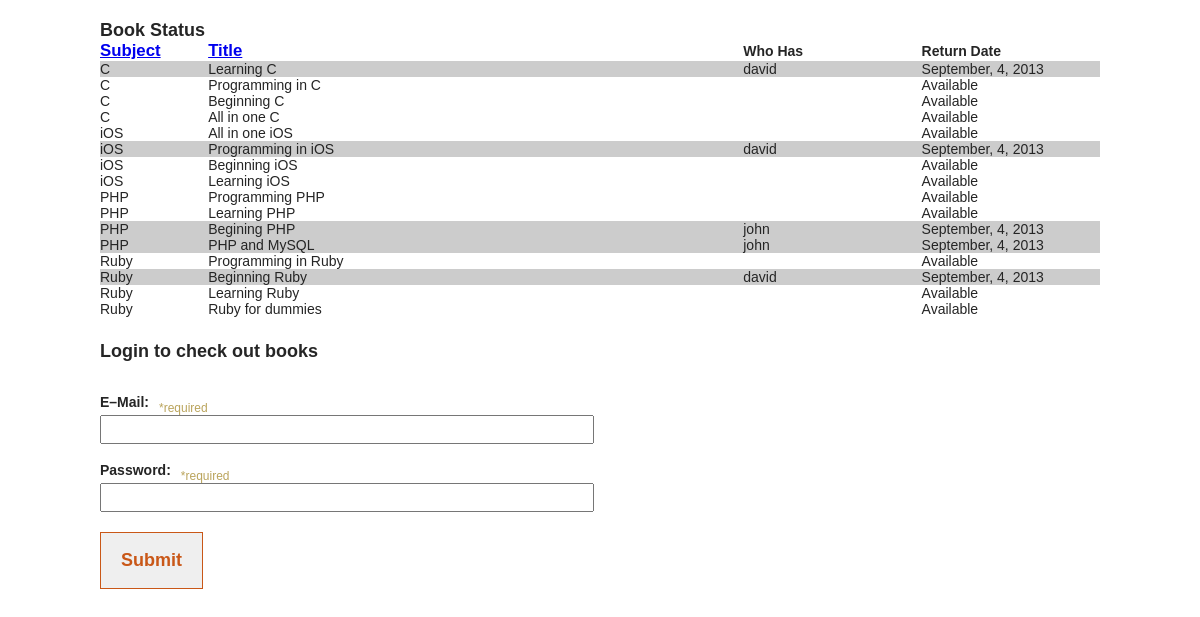
The page / on the database its author committed.
### tables this page shows
CREATE TABLE `tbl_books` (
  `id` INT NOT NULL AUTO_INCREMENT PRIMARY KEY, 
  `title` VARCHAR(100) NOT NULL, 
  `subject` VARCHAR(100) NOT NULL, 
  `isbn` INT NOT NULL
   );

CREATE TABLE `tbl_users` (
  `id` INT NOT NULL AUTO_INCREMENT PRIMARY KEY, 
  `first` VARCHAR(20) NOT NULL, 
  `last` VARCHAR(30) NOT NULL, 
  `email` VARCHAR(50) NOT NULL, 
  `password` CHAR(128) NOT NULL, 
  `salt` CHAR(128) NOT NULL
);

CREATE TABLE `tbl_checked_out` (
  `id` INT NOT NULL AUTO_INCREMENT PRIMARY KEY, 
  `book_id` INT NOT NULL, 
  `user_id` INT NOT NULL, 
  `when_checked_out` VARCHAR(30) NOT NULL,
  `return_date` VARCHAR(30) NOT NULL,
  FOREIGN KEY (book_id) REFERENCES tbl_books(id) ON DELETE CASCADE ON UPDATE CASCADE,
  FOREIGN KEY (user_id) REFERENCES tbl_users(id) ON DELETE CASCADE ON UPDATE CASCADE
   );

### class.library.php (the view, shortened to what this page needs)
<?php
class techLibrary {
	function showBookStatus($_order_by, $_library_db) {
		echo "<h2>Book Status</h2>";
		echo "<table width=\"550\" cellpadding=\"2\" cellspacing=\"2\">\n";
		echo "<tr><td width=\"50\"><a href=\"?order_by=subject\">Subject</a></td><td width=\"300\"><a href=\"?order_by=title\">Title</a></td><td width=\"100\"><strong>Who Has</strong></td><td width=\"100\"><strong>Return Date</strong></td></tr>\n";
		$select_book =  $_library_db->stmt_init();
		if($select_book->prepare("SELECT id, title, subject FROM tbl_books ORDER BY $_order_by")) {
			$select_book->execute();
			$select_book->bind_result($id, $title, $subject);
			$select_book->store_result();
			 while ($select_book->fetch()) {
				$this->seeIfCheckedOut($id, $title, $subject, $_library_db);
			 }
		} else {
			echo "cannot prepare in showBookStatus";
		}
		echo "</table> <p>&nbsp;</p>";
	}
	function seeIfCheckedOut($_book_id, $_title, $_subject, $_library_db2) {
		$select_book2 =  $_library_db2->stmt_init();
		$select_sql = "
			SELECT
				b.id,
				b.title,
				co.book_id,
				co.when_checked_out,
				co.return_date,
				u.first
			FROM
				tbl_books b,
				tbl_checked_out co,
				tbl_users u
			WHERE b.id = co.book_id
			AND co.user_id = u.id
			AND co.book_id = $_book_id
			ORDER BY b.title
		";
		if($select_book2->prepare($select_sql)) {
			$select_book2->execute();
			$select_book2->bind_result($book_id, $title, $co_book_id, $when_checked_out, $return_date, $firstname);
			$select_book2->store_result();
			$select_book2->fetch();
			if($select_book2->num_rows == 1) {
				echo "<tr style='background-color:#ccc'><td>$_subject</td> <td>$_title</td> <td>$firstname</td> <td>$return_date</td></tr>\n ";
			} else {
				echo "<tr style='background-color:#fff'><td>$_subject</td> <td>$_title</td><td> </td> <td> Available</td></tr>\n ";
			}
		} else {
			echo "cannot prepare seeifCheckedOut <p> $select_sql </p>" . $_library_db->error;
		}
	}
	function showLogin($_login_msg) {
		echo "<h2>Login to check out books</h2>";
	}
}
?>

### index.php (shortened to what this page needs)
<!DOCTYPE html>
<head>
<link rel="stylesheet" href="css/main.css" type="text/css" />
</head>
<body>
<?php
include("class.library.php");
$tech_library = new techLibrary;
$login_msg = isset($_GET['login_msg']) ? $_GET['login_msg'] : 0;
$order_by = isset($_GET['order_by']) ? $_GET['order_by'] : "subject";
if(isset($_POST['email'], $_POST['password'])) {
	$email_regex = '/^[_a-z0-9-]+(\.[_a-z0-9-]+)*@[a-z0-9-]+(\.[a-z0-9-]+)*(\.[a-z]{2,3})$/';
	if (preg_match($email_regex, $_POST['email'])) {
		$email = $_POST['email'];
		$password = $_POST['password'];
		$tech_library->checkLogin($email, $password, $library_db);
	} else {
		$tech_library->changeLocation("index.php?login_msg=1");
	}
} else {
	$tech_library->showBookStatus($order_by, $library_db);
	$tech_library->showLogin($login_msg);
}
?>
</body>
</html>

### css/main.css (style rules this page uses)
html, body, div, span, applet, object, iframe, h1, h2, h3, h4, h5, h6, p, blockquote, pre, a, abbr, acronym, address, cite, code, del, dfn, em, font, img, ins, kbd, q, s, samp, strike, strong, sub, sup, tt, var, dl, dt, dd, ol, ul, li, fieldset, form, label, legend, button, table, caption, tbody, tfoot, thead, tr, th, td, col { background: transparent no-repeat 0 0; border: 0; font-size: 100%; margin: 0; outline: none; padding: 0; vertical-align: baseline; }
input, textarea { margin: 0; padding: 0; }
ol, ul { list-style: none; }
table { border-collapse: collapse; border-spacing: 0; width: 100%; }
body { margin:20px auto; width:1000px; overflow:auto; }
p { margin-bottom:8px; font-size:14px; }
td { font-size:14px; margin-bottom:4px; }
a { font-size: 1.2em; font-weight:bold; margin-bottom:4px; }
h2 { font-family:Arial, Helvetica, sans-serif; font-size:18px; }
label { float:left; margin-bottom:5px; font-size:14px; font-weight:900; color:#252525; }

### css/forms.css (style rules this page uses)
form.basic { margin-top:32px; }
form.basic input { margin-right:5px }
form.basic input.text { display:block; clear:both; margin:0 0 18px 0; padding:5px; width:480px; color:#252525; }
form.basic input.submit { display:block; clear:both; margin-top:20px; padding:0 20px; height:57px; border:1px solid #c95717; color:#c95717; font-size:18px; font-weight:900; }
form.basic span { display:block; color:#999; }
form.basic span.required { float:left; margin:7px 0 0 10px; font-size:12px; color:#baa45c; }
ul { list-style-type:none; margin:0 0 20px 0; padding:0; }
ul li { clear:both; padding:7px 0; font-size:1.2em; }
ul.noMargin { margin:0; }
ul.noMargin li { margin:0; padding:0; }

### rows shown on the page
tbl_books: subject "C", title "Learning C", tbl_users.first "david", tbl_checked_out.return_date "September, 4, 2013"
tbl_books: subject "C", title "Programming in C"
tbl_books: subject "C", title "Beginning C"
tbl_books: subject "C", title "All in one C"
tbl_books: subject "iOS", title "All in one iOS"
tbl_books: subject "iOS", title "Programming in iOS", tbl_users.first "david", tbl_checked_out.return_date "September, 4, 2013"
tbl_books: subject "iOS", title "Beginning iOS"
tbl_books: subject "iOS", title "Learning iOS"
tbl_books: subject "PHP", title "Programming PHP"
tbl_books: subject "PHP", title "Learning PHP"
tbl_books: subject "PHP", title "Begining PHP", tbl_users.first "john", tbl_checked_out.return_date "September, 4, 2013"
tbl_books: subject "PHP", title "PHP and MySQL", tbl_users.first "john", tbl_checked_out.return_date "September, 4, 2013"
tbl_books: subject "Ruby", title "Programming in Ruby"
tbl_books: subject "Ruby", title "Beginning Ruby", tbl_users.first "david", tbl_checked_out.return_date "September, 4, 2013"
tbl_books: subject "Ruby", title "Learning Ruby"
tbl_books: subject "Ruby", title "Ruby for dummies"
